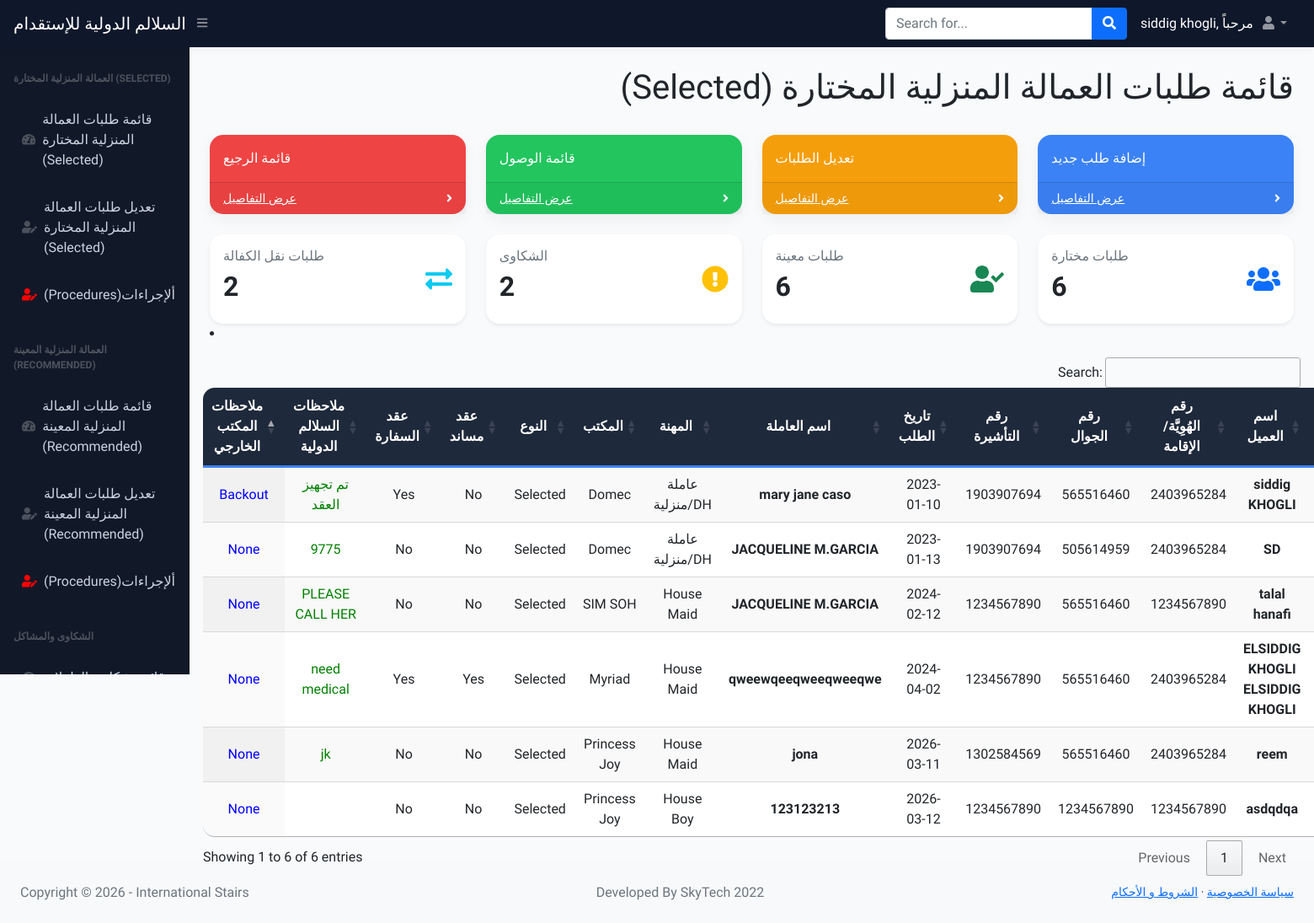
/index.html (signed in), run on the app's committed database.
### main.py (models this page shows)
class User(UserMixin, db.Model):
    __tablename__ = "admins"
    id = db.Column(db.Integer, primary_key=True)
    email = db.Column(db.String(100), unique=True)
    password = db.Column(db.String(100))
    name = db.Column(db.String(1000))

class Users(db.Model):
    __tablename__ = "users"
    id = db.Column(db.Integer, primary_key=True)
    name = db.Column(db.String(250), nullable=False)
    nid_or_iqama = db.Column(db.BIGINT, nullable=False)
    contact_No = db.Column(db.BIGINT, nullable=False)
    visa = db.Column(db.BIGINT, nullable=False)
    request_date = db.Column(db.Date, nullable=False)
    worker_name = db.Column(db.String(250), nullable=False)
    type = db.Column(db.String(250), nullable=False)
    agency = db.Column(db.String(250), nullable=False)
    selected_or_recommended = db.Column(db.String(250), nullable=False)
    musaned = db.Column(db.String(250), nullable=False)
    embassy_contract = db.Column(db.String(250), nullable=False)
    shipment_date = db.Column(db.Date, nullable=True)
    medical = db.Column(db.String(500), nullable=True)
    mmr_vaccine = db.Column(db.String(500), nullable=True)
    owwa = db.Column(db.String(500), nullable=True)
    tesda = db.Column(db.String(500), nullable=True)
    biometric = db.Column(db.String(500), nullable=True)
    stamping = db.Column(db.String(500), nullable=True)
    oec = db.Column(db.String(500), nullable=True)
    ticket = db.Column(db.String(500), nullable=True)
    deployment_date = db.Column(db.String(500), nullable=True)  # Salalim Remarks
    status = db.Column(db.String(1000), nullable=True)

### main.py (the view)
@app.route("/index.html")
@login_required
def home():
    all_users = Users.query.all()          # طلبات مختارة Selected
    all_nominates = Nominated.query.all()  # طلبات معينة Recommended
    all_transfers = Transfer.query.all()   # طلبات نقل الكفالة
    all_complaints = Complaint.query.all() # شكاوى
    selected_count = len(all_users)        # كل الطلبات في Users تعتبر Selected
    recommended_count = len(all_nominates) # كل الطلبات في Nominated تعتبر Recommended
    complaints_count = len(all_complaints) # كل الشكاوى
    transfer_count = len(all_transfers)    # كل طلبات نقل الكفالة
    return render_template(
        "index.html",
        users=all_users,
        name=current_user.name,
        logged_in=True,
        selected_count=selected_count,
        recommended_count=recommended_count,
        complaints_count=complaints_count,
        transfer_count=transfer_count
    )

### templates/index.html (shortened to what this page needs)
<!DOCTYPE html>
<html lang="en">
   {%include "header.html"%}
    <body class="sb-nav-fixed">
    <head>
</head>
        <nav class="sb-topnav navbar navbar-expand navbar-dark bg-dark">
            <a class="navbar-brand ps-3" href="index.html">السلالم الدولية للإستقدام</a>
            <button class="btn btn-link btn-sm order-1 order-lg-0 me-4 me-lg-0" id="sidebarToggle" ><i class="fas fa-bars"></i></button>
            <form class="d-none d-md-inline-block form-inline ms-auto me-0 me-md-3 my-2 my-md-0">
                <div class="input-group">
                    <input class="form-control" type="text" placeholder="Search for..." aria-label="Search for..." aria-describedby="btnNavbarSearch" />
                    <button class="btn btn-primary" id="btnNavbarSearch" type="button"><i class="fas fa-search"></i></button>
                </div>
            </form>
            <div style="color:white">{{name}}, مرحباً </div>
            <ul class="navbar-nav ms-auto ms-md-0 me-3 me-lg-4">
                <li class="nav-item dropdown">
                    <a class="nav-link dropdown-toggle" id="navbarDropdown" href="#" role="button" data-bs-toggle="dropdown" aria-expanded="false"><i class="fas fa-user fa-fw"></i></a>
                </li>
            </ul>
        </nav>
        <div id="layoutSidenav">
            <div id="layoutSidenav_nav">
                <nav class="sb-sidenav accordion sb-sidenav-dark" id="sidenavAccordion">
                    <div class="sb-sidenav-menu">
                        <div class="nav">
                            <div class="sb-sidenav-menu-heading">العمالة المنزلية المختارة (Selected) </div>
                            <a class="nav-link" href="index.html">
                                <div class="sb-nav-link-icon"><i class="fas fa-tachometer-alt"></i></div>
                                قائمة طلبات العمالة المنزلية المختارة (Selected)
                            </a>
                            <a class="nav-link" href="{{url_for('users_list')}}">
                                <div class="sb-nav-link-icon"><i class="fas fa-user-edit"></i></div>
                                تعديل طلبات العمالة المنزلية المختارة (Selected)
                            </a>
                            <a class="nav-link" style="color:red;" href="{{url_for('procedures')}}">
                                <div class="sb-nav-link-icon" style="color:red;"><i class="fas fa-user-edit"></i></div>
                                 (Procedures)ألإجراءات
                            </a>
                    <div class="sb-sidenav-menu">
                        <div class="nav">
                            <div class="sb-sidenav-menu-heading">العمالة المنزلية المعينة (Recommended)</div>
                            <a class="nav-link" href="{{url_for('nominated')}}">
                                <div class="sb-nav-link-icon"><i class="fas fa-tachometer-alt"></i></div>
                                 قائمة طلبات العمالة المنزلية المعينة (Recommended)
                            </a>
                            <a class="nav-link" href="{{url_for('nominated_list')}}">
                                <div class="sb-nav-link-icon"><i class="fas fa-user-edit"></i></div>
                                تعديل طلبات العمالة المنزلية المعينة (Recommended)
                            </a>
                            <a class="nav-link" style="color:red;" href="{{url_for('nominated_procedures')}}">
                                <div class="sb-nav-link-icon" style="color:red;"><i class="fas fa-user-edit"></i></div>
                                 (Procedures)ألإجراءات
                            </a>
                    <div class="sb-sidenav-menu">
                        <div class="nav">
                            <div class="sb-sidenav-menu-heading">الشكاوى والمشاكل</div>
                            <a class="nav-link" href="{{url_for('complaint')}}">
                                <div class="sb-nav-link-icon"><i class="fas fa-tachometer-alt"></i></div>
                            </a>
                        </div>
                    </div>
                          </div>
                            </div>
                            </div>
                        </div>
                </nav>
            </div>
            <div id="layoutSidenav_content">
                <main>
                    <div class="container-fluid px-4">
                        <h1 class="mt-4" style="text-align:right"> (Selected) قائمة طلبات العمالة المنزلية المختارة </h1>
                        <br>
                        <div class="row">
                            <div class="col-xl-3 col-md-6">
                                <div class="card bg-danger text-white mb-4">
                                    <div class="card-body"> قائمة الرجيع</div>
                                    <div class="card-footer d-flex align-items-center justify-content-between">
                                        <a class="small text-white stretched-link" href="#">عرض التفاصيل</a>
                                        <div class="small text-white"><i class="fas fa-angle-right"></i></div>
                                    </div>
                                </div>
                            </div>
                            <div class="col-xl-3 col-md-6">
                                <div class="card bg-success text-white mb-4">
                                    <div class="card-body">قائمة الوصول</div>
                                    <div class="card-footer d-flex align-items-center justify-content-between">
                                        <a class="small text-white stretched-link" href="#">عرض التفاصيل</a>
                                        <div class="small text-white"><i class="fas fa-angle-right"></i></div>
                                    </div>
                                </div>
                            </div>
                            <div class="col-xl-3 col-md-6">
                                <div class="card bg-warning text-white mb-4">
                                    <div class="card-body">تعديل الطلبات </div>
                                    <div class="card-footer d-flex align-items-center justify-content-between">
                                        <a class="small text-white stretched-link" href="{{url_for('users_list')}}">عرض التفاصيل</a>
                                        <div class="small text-white"><i class="fas fa-angle-right"></i></div>
                                    </div>
                                </div>
                            </div>
                            <div class="col-xl-3 col-md-6">
                                <div class="card bg-primary text-white mb-4">
                                    <div class="card-body">إضافة طلب جديد</div>
                                    <div class="card-footer d-flex align-items-center justify-content-between">
                                        <a class="small text-white stretched-link" href="{{url_for('add')}}">عرض التفاصيل</a>
                                        <div class="small text-white"><i class="fas fa-angle-right"></i></div>
                                    </div>
                                </div>
                            </div>
                        </div>
        <div class="row g-4">
 <div class="col-xl-3 col-md-6">
        <div class="card p-3 shadow-sm h-100">
            <div class="d-flex justify-content-between align-items-center">
                <div>
                    <h6 class="text-muted">طلبات نقل الكفالة</h6>
                    <h2 class="fw-bold">{{ transfer_count }}</h2>
                </div>
                <i class="fas fa-exchange-alt fa-2x text-info"></i>
            </div>
        </div>
    </div>
<div class="col-xl-3 col-md-6">
        <div class="card p-3 shadow-sm h-100">
            <div class="d-flex justify-content-between align-items-center">
                <div>
                    <h6 class="text-muted">الشكاوى</h6>
                    <h2 class="fw-bold">{{ complaints_count }}</h2>
                </div>
                <i class="fas fa-exclamation-circle fa-2x text-warning"></i>
            </div>
        </div>
    </div>
<div class="col-xl-3 col-md-6">
        <div class="card p-3 shadow-sm h-100">
            <div class="d-flex justify-content-between align-items-center">
                <div>
                    <h6 class="text-muted">طلبات معينة</h6>
                    <h2 class="fw-bold">{{ recommended_count }}</h2>
                </div>
                <i class="fas fa-user-check fa-2x text-success"></i>
            </div>
        </div>
    </div>
<div class="col-xl-3 col-md-6">
        <div class="card p-3 shadow-sm h-100">
            <div class="d-flex justify-content-between align-items-center">
                <div>
                    <h6 class="text-muted">طلبات مختارة</h6>
                    <h2 class="fw-bold">{{ selected_count }}</h2>
                </div>
                <i class="fas fa-users fa-2x text-primary"></i>
            </div>
        </div>
    </div>
</div>
               <li class="nav-item dropdown">
                </li>
                            </div>
                            <div class="card-body">
                                <table id="datatablesSimple" class="display" style="width:100%">
                                    <thead>
                                        <tr>
                                            <th style="text-align:center;">ملاحظات المكتب الخارجي </th>
                                            <th style="text-align:center;">ملاحظات السلالم الدولية</th>
                                             <th style="text-align:center;">عقد السفارة</th>
                                             <th style="text-align:center;">عقد مساند</th>
                                            <th style="text-align:center;">النوع</th>
                                            <th style="text-align:center;">المكتب</th>
                                            <th style="text-align:center;">المهنة</th>
                                            <th style="text-align:center;">اسم العاملة</th>
                                            <th style="text-align:center;">تاريخ الطلب </th>
                                            <th style="text-align:center;">رقم التأشيرة</th>
                                            <th style="text-align:center;">رقم الجوال</th>
                                            <th style="text-align:center;">رقم الهُوِيَّة/الإقامة</th>
                                             <th style="text-align:center;">اسم العميل</th>
                                            <th style="text-align:center;">الرقم</th>
                                        </tr>
                                    </thead>
                                    <tbody>
                                        {% for user in users %}
                                          <tr>
                                            <td style="text-align:center; color:blue">{{user.status}}</td>
                                              <td style="text-align:center; color:green;">{{user.deployment_date}}</td>
                                            <td style="text-align:center;">{{user.embassy_contract}}</td>
                                            <td style="text-align:center;">{{user.musaned}}  </td>
                                            <td style="text-align:center;">{{user.selected_or_recommended}}</td>
                                            <td style="text-align:center;">{{user.agency}}</td>
                                            <td style="text-align:center;">{{user.type}}</td>
                                             <td style="text-align:center;"><b>{{user.worker_name}}</b></td>
                                             <td style="text-align:center;">{{user.request_date}}</td>
                                             <td style="text-align:center;">{{user.visa}}</td>
                                             <td style="text-align:center;">{{user.contact_No}}</td>
                                            <td style="text-align:center;">{{user.nid_or_iqama}}</td>
                                             <td style="text-align:center;"><b>{{user.name}}</b></td>
                                            <td style="text-align:center;">{{user.id}}</td>
                                        </tr>
                                        {% endfor %}
                                    </tbody>
                                </table>
                            </div>
                        </div>
                    </div>
<br>
                <footer class="py-4 bg-light mt-auto">
                    <div class="container-fluid px-4">
                        <div class="d-flex align-items-center justify-content-between small">
                                      <div class="small text-center text-muted">
        Copyright &copy; <span id="current-year"></span> - International Stairs </div>
                            <div class="text-muted">Developed By SkyTech 2022</div>
                            <div>
                                <a href="{{url_for('privacy')}}">سياسة الخصوصية</a>
                                &middot;
                                <a href="{{url_for('conditions')}}">الشروط و الأحكام</a>
                            </div>
                        </div>
                    </div>
                </footer>
    </body>
</html>

### data on the page
User: name "siddig khogli"
Users: status "Backout", deployment_date "تم تجهيز العقد", embassy_contract "Yes", musaned "No", selected_or_recommended "Selected", agency "Domec", type "عاملة منزلية/DH", worker_name "mary jane caso", request_date "2023-01-10", visa "1903907694", contact_No "565516460", nid_or_iqama "2403965284", name "siddig KHOGLI"
Users: status "None", deployment_date "9775", embassy_contract "No", musaned "No", selected_or_recommended "Selected", agency "Domec", type "عاملة منزلية/DH", worker_name "JACQUELINE M.GARCIA", request_date "2023-01-13", visa "1903907694", contact_No "505614959", nid_or_iqama "2403965284", name "SD"
Users: status "None", deployment_date "PLEASE CALL HER", embassy_contract "No", musaned "No", selected_or_recommended "Selected", agency "SIM SOH", type "House Maid", worker_name "JACQUELINE M.GARCIA", request_date "2024-02-12", visa "1234567890", contact_No "565516460", nid_or_iqama "1234567890", name "talal hanafi"
Users: status "None", deployment_date "need medical", embassy_contract "Yes", musaned "Yes", selected_or_recommended "Selected", agency "Myriad", type "House Maid", worker_name "qweewqeeqweeqweeqwe", request_date "2024-04-02", visa "1234567890", contact_No "565516460", nid_or_iqama "2403965284", name "ELSIDDIG KHOGLI ELSIDDIG KHOGLI"
Users: status "None", deployment_date "jk", embassy_contract "No", musaned "No", selected_or_recommended "Selected", agency "Princess Joy", type "House Maid", worker_name "jona", request_date "2026-03-11", visa "1302584569", contact_No "565516460", nid_or_iqama "2403965284", name "reem"
Users: status "None", embassy_contract "No", musaned "No", selected_or_recommended "Selected", agency "Princess Joy", type "House Boy", worker_name "123123213", request_date "2026-03-12", visa "1234567890", contact_No "1234567890", nid_or_iqama "1234567890", name "asdqdqa"

### other printed values
{{ transfer_count }} "2"
{{ complaints_count }} "2"
{{ recommended_count }} "6"
{{ selected_count }} "6"
